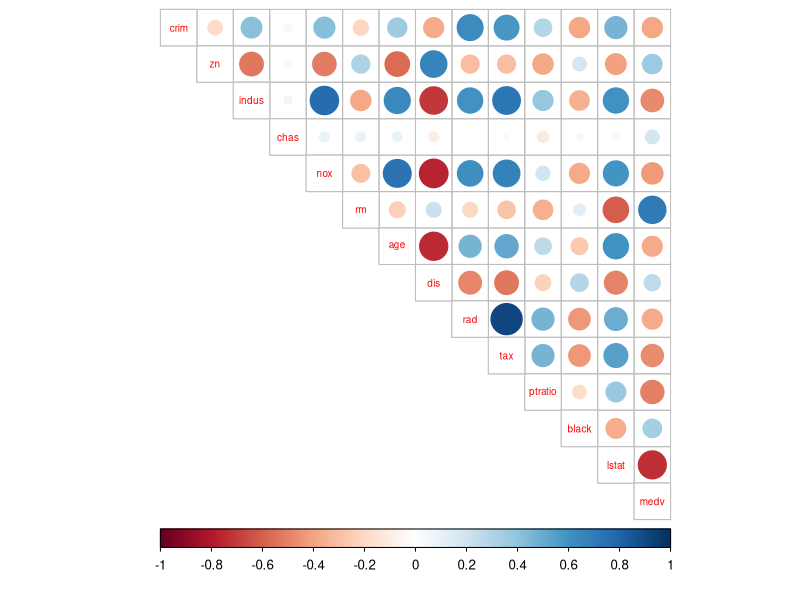
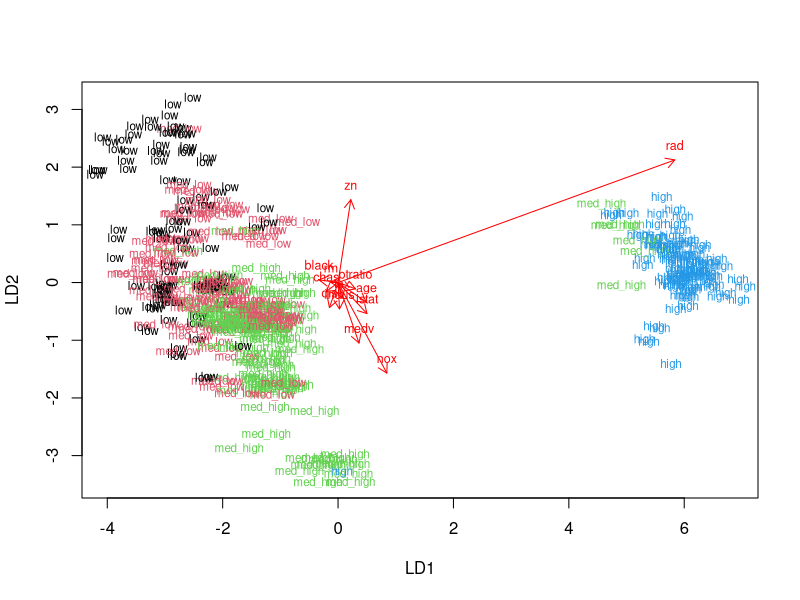
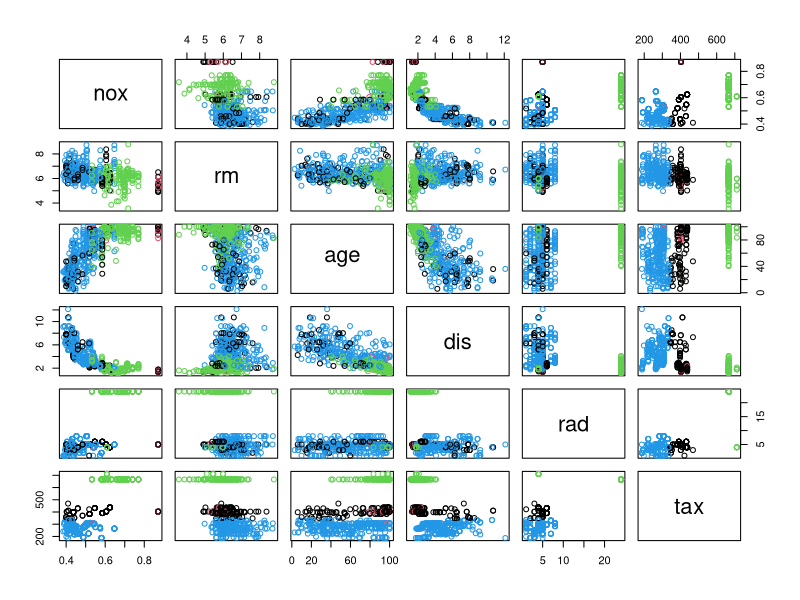
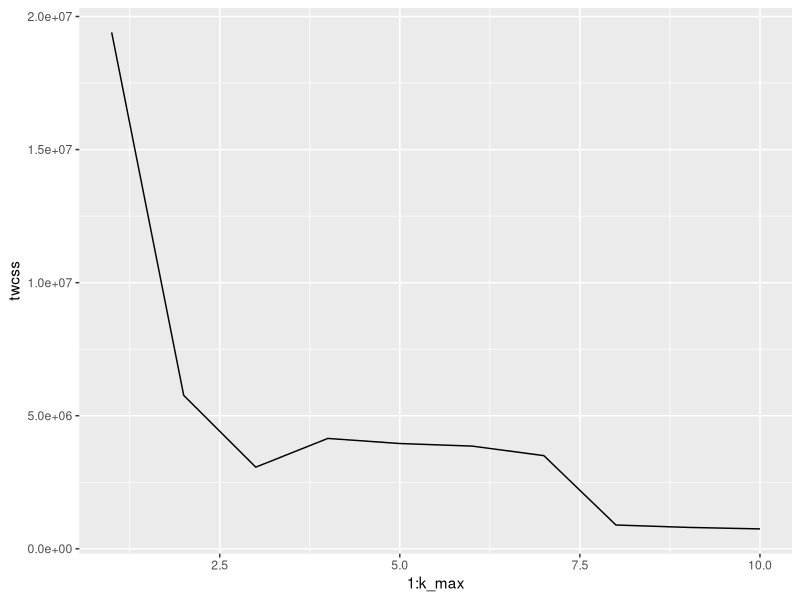
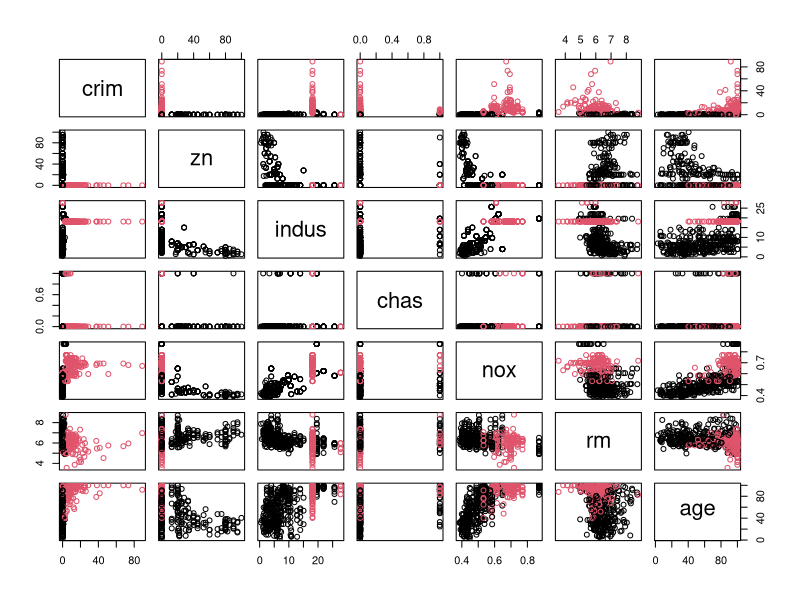
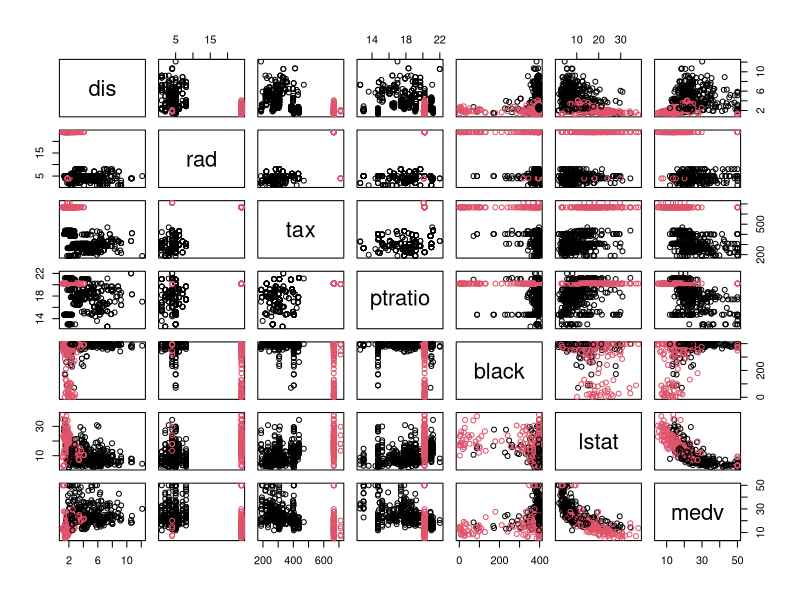

These figures' R source, in order:
## ---- chunk 1
library(MASS)
data("Boston")

str(Boston)
dim(Boston)
## ---- chunk 2
summary(Boston)
## ---- chunk 3
library(tidyr)
library(corrplot)
# calculate the correlation matrix and round it
cor_matrix<-cor(Boston) %>% round(2) 

# print the correlation matrix
cor_matrix

# visualize the correlation matrix
corrplot(cor_matrix, method="circle", type = "upper", cl.pos = "b", tl.pos = "d", tl.cex = 0.6)
## ---- chunk 4
# center and standardize variables
boston_scaled <- scale(Boston)

# change the object to data frame
boston_scaled <- as.data.frame(boston_scaled)

# summaries of the scaled variables
summary(boston_scaled)
## ---- chunk 5
# create a quantile vector of crim and print it
bins <- quantile(boston_scaled$crim)
bins

# create a categorical variable 'crime'
crime <- cut(boston_scaled$crim, breaks = bins, include.lowest = TRUE, label = c("low", "med_low", "med_high", "high"))
summary(crime)

# remove original crim from the dataset
boston_scaled <- dplyr::select(boston_scaled, -crim)

# add the new categorical value to scaled data
boston_scaled <- data.frame(boston_scaled, crime)
## ---- chunk 6
# number of rows in the Boston dataset 
n <- nrow(boston_scaled)

# choose randomly 80% of the rows
ind <- sample(n,  size = n * 0.8)

# create train set
train <- boston_scaled[ind,]

# create test set 
test <- boston_scaled[-ind,]
## ---- chunk 7
# linear discriminant analysis
lda.fit <- lda(crime ~ ., data = train)

# print the lda.fit object
lda.fit
## ---- chunk 8
# the function for lda biplot arrows
lda.arrows <- function(x, myscale = 1, arrow_heads = 0.1, color = "red", tex = 0.75, choices = c(1,2)){
  heads <- coef(x)
  arrows(x0 = 0, y0 = 0, 
         x1 = myscale * heads[,choices[1]], 
         y1 = myscale * heads[,choices[2]], col=color, length = arrow_heads)
  text(myscale * heads[,choices], labels = row.names(heads), 
       cex = tex, col=color, pos=3)
}

# target classes as numeric
classes <- as.numeric(train$crime)

# plot the lda results
plot(lda.fit, dimen = 2, col = classes, pch = classes)
lda.arrows(lda.fit, myscale = 2)
## ---- chunk 9
library(dplyr)
# save the correct classes from test data
correct_classes <- test$crime

# remove the crime variable from test data
test <- dplyr::select(test, -crime)
## ---- chunk 10
# predict classes with test data
lda.pred <- predict(lda.fit, newdata = test)

# cross tabulate the results
table(correct = correct_classes, predicted = lda.pred$class)
## ---- chunk 11
data("Boston")

# center and standardize variables
boston_scaled <- scale(Boston)

# change the object to data frame
boston_scaled <- as.data.frame(boston_scaled)

# euclidean distance matrix
dist_eu <- dist(Boston)

# look at the summary of the distances
summary(dist_eu)
## ---- chunk 12
# k-means clustering
km <-kmeans(Boston, centers = 4)

# plot the Boston dataset with clusters
pairs(Boston[5:10], col = km$cluster)
## ---- chunk 13
library(ggplot2)
set.seed(123)

# determine the number of clusters
k_max <- 10

# calculate the total within sum of squares
twcss <- sapply(1:k_max, function(k){kmeans(Boston, k)$tot.withinss})

# visualize the results
qplot(x = 1:k_max, y = twcss, geom = 'line')
## ---- chunk 14
# k-means clustering
km <-kmeans(Boston, centers = 2)

# plot the Boston dataset with clusters
pairs(Boston[1:7], col = km$cluster)
pairs(Boston[8:14], col = km$cluster)
